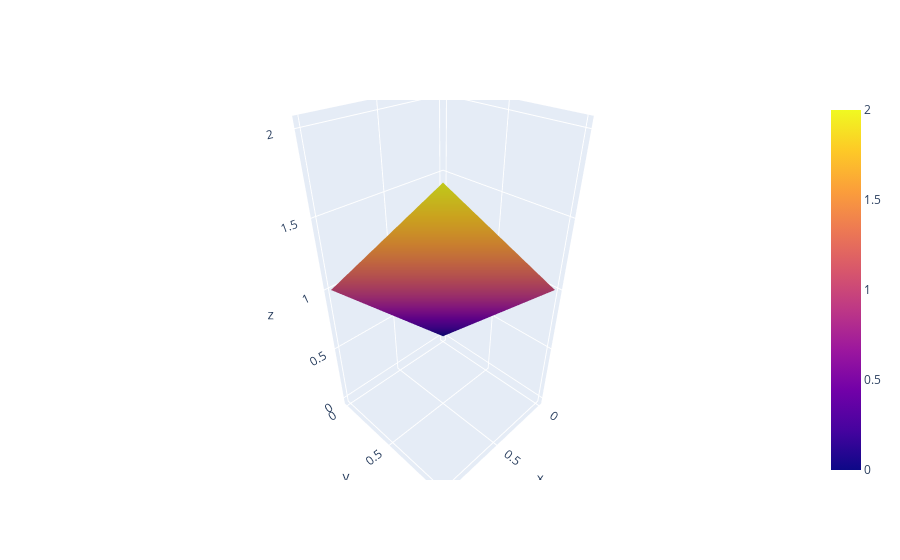

Notebook source saved alongside this figure:
### Markdown cell above
As a second example, suppose one has two random variables (X,Y ) that have the joint density

$$
\begin{equation}
  f(x,y) =
    \begin{cases}
      x+y, 0<x<1, 0<y<2;\\
      0, \text{ } \text{elsewhere}\\
    \end{cases}       
\end{equation}
$$

This density is positive over the unit square, but the value of the density increases in $X$ (for fixed $y$) and also in $Y$ (for fixed $x$). Figure 6.3 displays a graph of this joint pdf – the density is a section of a plane that reaches its
maximum value at the point (1, 1).

### Code cell
import plotly.graph_objects as go
import numpy as np
import matplotlib.pyplot as plt

x = np.linspace(0,1,20)
y = np.linspace(0,1,20)

X,Y = np.meshgrid(x,y)
Z = X + Y


layout = go.Layout(
    xaxis={'title': 'x-axis','fixedrange':True},
    yaxis={'title': 'y-axis','fixedrange':True})


fig = go.Figure(data = go.Surface(x = x,y = y,z = Z),
               layout = layout)


# fig.update_layout(scene_camera=camera)

fig.show()

### Figure 1 — Plotly figure (JSON) as saved in the notebook; plotly's stock layout.template omitted (floating-point values rounded to 4 significant figures; data arrays with more than 128 entries replaced by an {"elided": "..."} marker saying what was removed)
{"data": [{"type": "surface", "x": [0, 0.05263, 0.1053, 0.1579, 0.2105, 0.2632, 0.3158, 0.3684, 0.4211, 0.4737, 0.5263, 0.5789, 0.6316, 0.6842, 0.7368, 0.7895, 0.8421, 0.8947, 0.9474, 1], "y": [0, 0.05263, 0.1053, 0.1579, 0.2105, 0.2632, 0.3158, 0.3684, 0.4211, 0.4737, 0.5263, 0.5789, 0.6316, 0.6842, 0.7368, 0.7895, 0.8421, 0.8947, 0.9474, 1], "z": {"elided": "20x20 float values"}}], "layout": {"xaxis": {"fixedrange": true, "title": {"text": "x-axis"}}, "yaxis": {"fixedrange": true, "title": {"text": "y-axis"}}}}
